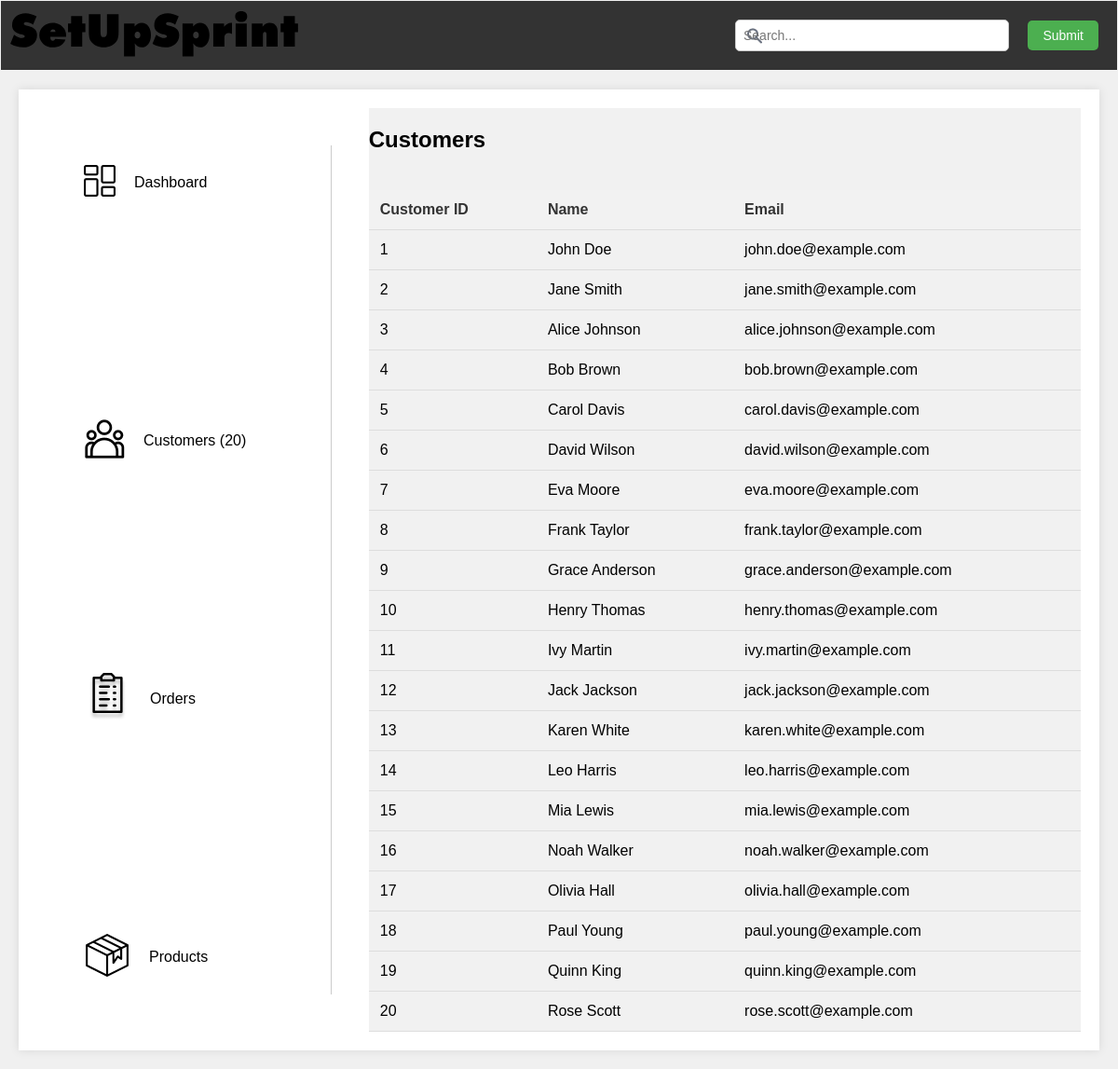
Page /admin/adminCustomers.php on the committed database.
### tables this page shows
CREATE TABLE clients (
  ClientID int(11) NOT NULL AUTO_INCREMENT,
  FirstName varchar(255) NOT NULL,
  LastName varchar(255) NOT NULL,
  Email varchar(255) NOT NULL,
  Password varchar(255) NOT NULL,
  Address varchar(255),
  PhoneNumber varchar(20),
  PRIMARY KEY (ClientID),
  UNIQUE KEY Email (Email)
);

### admin/adminCustomers.php (the view, shortened to what this page needs)
<?php
include_once 'db_connect.php';
function getAllCustomers($conn) {
    $sql = "SELECT ClientID, FirstName, LastName, Email FROM clients";
    $result = $conn->query($sql);
    if ($result->num_rows > 0) {
        return $result->fetch_all(MYSQLI_ASSOC);
    } else {
        return [];
    }
}
$customers = getAllCustomers($conn);
?>
<!DOCTYPE html>
<html lang="en">
<head>
    <link rel="stylesheet" href="admin.css">
</head>
<body>
<nav>
    <div>
        <img src="../assets/images/SetUpSprint.svg" class="logo" alt="Logo">
    </div>
    <div style="flex-basis: auto;">
        <form class="search-form">
            <input type="text" class="search-input" placeholder="Search...">
            <button type="submit" class="submit-btn">Submit</button>
        </form>
    </div>
</nav>
<div class="mpage">
    <div class="lfttable">
        <div class="tablrow">
            <div class="tablecol"> <img src="../assets/images/dashboard.png" > </div>
            <div class="tablecol"> <a href="adminDashboard.php"> Dashboard </a> </div>
        </div>
        <div class="tablrow">
            <div class="tablecol"> <img src="../assets/images/costumers.png" > </div>
            <div class="tablecol"> <a href="adminCustomers.php"> Customers (<?php echo count($customers); ?>) </a> </div>
        </div>
        <div class="tablrow">
            <div class="tablecol"> <img src="../assets/images/orders.png" > </div>
            <div class="tablecol"> <a href="adminOrders.php"> Orders </a> </div>
        </div>
        <div class="tablrow">
            <div class="tablecol"> <img src="../assets/images/products.png" > </div>
            <div class="tablecol"> <a href="adminProducts.php"> Products </a> </div>
        </div>
    </div>
    <div class="rgtcontent">
        <h2>Customers</h2>
        <table>
            <tr><th>Customer ID</th><th>Name</th><th>Email</th></tr>
            <?php foreach ($customers as $customer) { ?>
                <tr>
                    <td><?php echo $customer['ClientID']; ?></td>
                    <td><?php echo $customer['FirstName'] . ' ' . $customer['LastName']; ?></td>
                    <td><?php echo $customer['Email']; ?></td>
                </tr>
            <?php } ?>
        </table>
    </div>
</div>
</body>
</html>

### admin/admin.css (style rules this page uses)
body { margin: 0; font-family: Arial, sans-serif; }
.tablrow { display: flex; align-items: center; }
.tablecol { margin: 10px; }
nav { background-color: #ffffff; border: #f1f1f1 solid 1px; padding: 20px; display: flex; }
.search-form { position: relative; width: 400px; display: flex; margin-left: 30px; }
.search-input { width: 100%; background-image: url(assets/searchsearch.png); background-repeat: no-repeat; background-position: 10px center; background-size: 20px; padding: 10px 40px; border-radius: 40px; }
.submit-btn { padding: 5px 10px; margin: 5px 10px; background-color: #b6b4b4; border: none; border-radius: 4px; color: white; cursor: pointer; }
a { color: inherit; text-decoration: none; }
.tbl3 td, th { padding: 15px 1px; }
.lfttable { float: left; margin: 40px; }
.rgtcontent { background-color: #f1f1f1; display: flex; flex-direction: column; }
.lfttable { display: flex; flex-direction: column; justify-content: space-between; }
.tablrow { display: flex; text-align: center; flex-basis: 80px; }

### admin/adminCustomers.php (style rules this page uses)
body { font-family: Arial, sans-serif; margin: 0; padding: 0; background-color: #f0f0f0; }
nav { background-color: #333; color: #fff; padding: 10px; display: flex; justify-content: space-between; align-items: center; }
.logo { height: 50px; width: auto; }
.search-form { display: flex; align-items: center; }
.search-input { padding: 8px; margin-right: 10px; border: 1px solid #ccc; border-radius: 5px; font-size: 14px; }
.submit-btn { padding: 8px 16px; background-color: #4CAF50; color: white; border: none; border-radius: 5px; cursor: pointer; font-size: 14px; }
.mpage { display: flex; justify-content: space-between; margin: 20px; padding: 20px; background-color: #fff; box-shadow: 0 0 10px rgba(0, 0, 0, 0.1); }
.lfttable { flex: 1; padding-right: 20px; border-right: 1px solid #ccc; }
.rgtcontent { flex: 3; }
table { width: 100%; border-collapse: collapse; margin-top: 20px; }
th, td { padding: 12px; text-align: left; border-bottom: 1px solid #ddd; }
th { background-color: #f2f2f2; color: #333; }

### rows in the picture
clients: ClientID "1", FirstName "John", LastName "Doe", Email "john.doe@example.com"
clients: ClientID "2", FirstName "Jane", LastName "Smith", Email "jane.smith@example.com"
clients: ClientID "3", FirstName "Alice", LastName "Johnson", Email "alice.johnson@example.com"
clients: ClientID "4", FirstName "Bob", LastName "Brown", Email "bob.brown@example.com"
clients: ClientID "5", FirstName "Carol", LastName "Davis", Email "carol.davis@example.com"
clients: ClientID "6", FirstName "David", LastName "Wilson", Email "david.wilson@example.com"
clients: ClientID "7", FirstName "Eva", LastName "Moore", Email "eva.moore@example.com"
clients: ClientID "8", FirstName "Frank", LastName "Taylor", Email "frank.taylor@example.com"
clients: ClientID "9", FirstName "Grace", LastName "Anderson", Email "grace.anderson@example.com"
clients: ClientID "10", FirstName "Henry", LastName "Thomas", Email "henry.thomas@example.com"
clients: ClientID "11", FirstName "Ivy", LastName "Martin", Email "ivy.martin@example.com"
clients: ClientID "12", FirstName "Jack", LastName "Jackson", Email "jack.jackson@example.com"
clients: ClientID "13", FirstName "Karen", LastName "White", Email "karen.white@example.com"
clients: ClientID "14", FirstName "Leo", LastName "Harris", Email "leo.harris@example.com"
clients: ClientID "15", FirstName "Mia", LastName "Lewis", Email "mia.lewis@example.com"
clients: ClientID "16", FirstName "Noah", LastName "Walker", Email "noah.walker@example.com"
clients: ClientID "17", FirstName "Olivia", LastName "Hall", Email "olivia.hall@example.com"
clients: ClientID "18", FirstName "Paul", LastName "Young", Email "paul.young@example.com"
clients: ClientID "19", FirstName "Quinn", LastName "King", Email "quinn.king@example.com"
clients: ClientID "20", FirstName "Rose", LastName "Scott", Email "rose.scott@example.com"

### other values in the picture
count($customers) "20"
